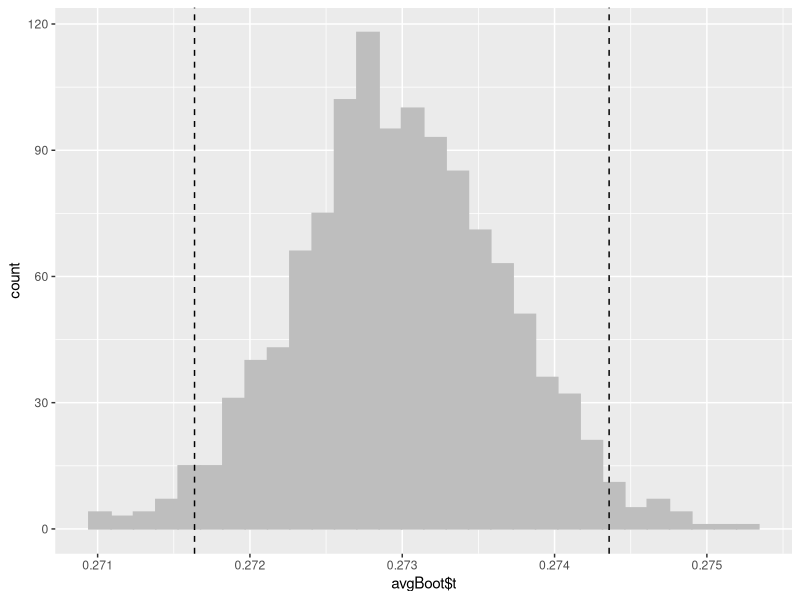

This figure's R source:
# estimate uncertainties
require(plyr)
head(baseball)
baseball <- baseball[baseball$year >= 1990, ]
head(baseball)

# you can pass in data as argument and then find the NROW of data. Not 2 steps needed
bat.avg <- function(data, indices=1:NROW(data), hits = "h", at.bats = "ab"){
  sum(data[indices, hits], na.rm = TRUE) /
    sum(data[indices, at.bats], na.rm = TRUE)
}

bat.avg(baseball)

# bootstrap
require(boot)
avgBoot <- boot(data = baseball, statistic = bat.avg, R = 1200, stype = "i")
avgBoot
boot.ci(avgBoot, conf = .95, type = "norm")

require(ggplot2)
ggplot() + geom_histogram(aes(x=avgBoot$t), fill = "grey", color = "grey") + 
  geom_vline(xintercept=avgBoot$t0 + c(-1, 1)*2* sqrt(var(avgBoot$t)), linetype=2)
